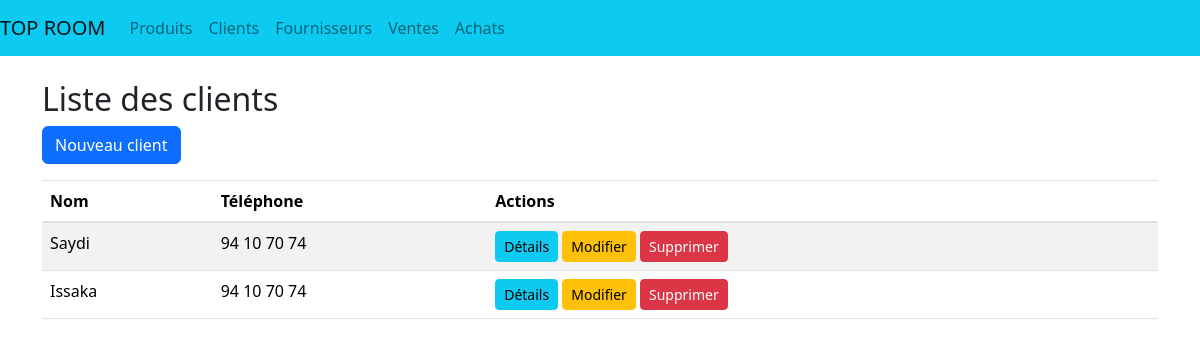
/clients/, run on the app's committed database.
### stockage/models.py (models this page shows, shortened)
class Client(models.Model):
    nom = models.CharField(max_length=100)
    telephone = models.CharField(max_length=200)

### stockage/views.py (the view)
# urls.py: path('clients/', ClientListView.as_view(), name='client_list'),
class ClientListView(View):
    template_name = 'client_list.html'
    def get(self, request):
        clients = Client.objects.all()
        return render(request, self.template_name, {'clients': clients})

### stockage/templates/client_list.html (shortened to what this page needs)
{% extends 'base.html' %}
{% block content %}
    <h2>Liste des clients</h2>
    <a class="btn btn-primary" href="{% url 'client_create' %}">Nouveau client</a>
    <table class="table table-striped mt-3">
        <thead>
            <tr>
                <th scope="col">Nom</th>
                <th scope="col">Téléphone</th>
                <th scope="col">Actions</th>
            </tr>
        </thead>
        <tbody>
            {% for client in clients %}
                <tr>
                    <td>{{ client.nom }}</td>
                    <td>{{ client.telephone }}</td>
                    <td>
                        <a class="btn btn-info btn-sm" href="{% url 'client_detail' pk=client.pk %}">Détails</a>
                        <a class="btn btn-warning btn-sm" href="#">Modifier</a>
                        <a class="btn btn-danger btn-sm" href="#">Supprimer</a>
                    </td>
                </tr>
            {% endfor %}
        </tbody>
    </table>
{% endblock %}

### data on the page
Client: nom "Saydi", telephone "94 10 70 74"
Client: nom "Issaka", telephone "94 10 70 74"
